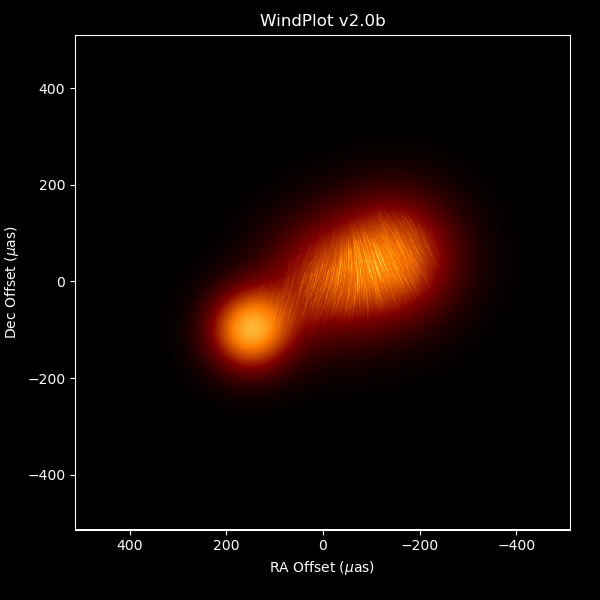

Python code for this plot:
# WIND PLOTTER FOR FULL-POLARIZATION IMAGES
# Copyright (c) Ivan Marti-Vidal - Universitat de Valencia (2019). 
#
# This program is free software; you can redistribute it and/or modify
# it under the terms of the GNU General Public License as published by
# the Free Software Foundation; either version 2 of the License, or
# (at your option) any later version.
#
# This program is distributed in the hope that it will be useful,
# but WITHOUT ANY WARRANTY; without even the implied warranty of
# MERCHANTABILITY or FITNESS FOR A PARTICULAR PURPOSE.  See the
# GNU General Public License for more details.
#
# You should have received a copy of the GNU General Public License
# along with this program; if not, see <http://www.gnu.org/licenses/>,
# or write to the Free Software Foundation, Inc., 
# 59 Temple Place, Suite 330, Boston, MA  02111-1307  USA
#
#
# Redistribution and use in source and binary forms, with or without
# modification, are permitted provided that the following conditions are
# met:
#
# a. Redistributions of source code must retain the above copyright
#    notice, this list of conditions and the following disclaimer.
# b. Redistributions in binary form must reproduce the above copyright
#    notice, this list of conditions and the following disclaimer in the
#    documentation and/or other materials provided with the
#    distribution.
# c. Neither the name of the author nor the names of contributors may 
#    be used to endorse or promote products derived from this software 
#    without specific prior written permission.
#
#
#THIS SOFTWARE IS PROVIDED BY THE COPYRIGHT HOLDERS AND CONTRIBUTORS
#"AS IS" AND ANY EXPRESS OR IMPLIED WARRANTIES, INCLUDING, BUT NOT
#LIMITED TO, THE IMPLIED WARRANTIES OF MERCHANTABILITY AND FITNESS FOR
#A PARTICULAR PURPOSE ARE DISCLAIMED. IN NO EVENT SHALL THE COPYRIGHT
#OWNER OR CONTRIBUTORS BE LIABLE FOR ANY DIRECT, INDIRECT, INCIDENTAL,
#SPECIAL, EXEMPLARY, OR CONSEQUENTIAL DAMAGES (INCLUDING, BUT NOT
#LIMITED TO, PROCUREMENT OF SUBSTITUTE GOODS OR SERVICES; LOSS OF USE,
#DATA, OR PROFITS; OR BUSINESS INTERRUPTION) HOWEVER CAUSED AND ON ANY
#THEORY OF LIABILITY, WHETHER IN CONTRACT, STRICT LIABILITY, OR TORT
#(INCLUDING NEGLIGENCE OR OTHERWISE) ARISING IN ANY WAY OUT OF THE USE
#OF THIS SOFTWARE, EVEN IF ADVISED OF THE POSSIBILITY OF SUCH DAMAGE.
#
## Version history:
##
## v1.0b - 15/08/2019 - Bonn. First version for M87* (2017 campaign).
##
## 2019-2021 - Intermediate versions (EHTC) not available 
##             (just parameter fine-tunning).
##
## v2.0b - 04/04/2024 - Valencia. pCoffeeBreak. 
##                      Turned the code into a Python function.
##                      Added example plot file.
##

from astropy.io import fits as pf
import matplotlib.pyplot as plt
import pylab as pl
import numpy as np
import sys
import pickle as pk
import gc



class WindPlot(object):
  """ Function that generates a 'wind plot' from images in Stokes I, Q and U."""



  def __init__(self,fits='', Ipow=1.0, Ppow = 1.0, nParticles = 10000, seed = 42, 
                 Icut = 0.001, Pcut = 0.025, zPadding = 8, 
                 zoom = 1.0):

## Lines for testing:
#if True:
#  fits = ['V_STK_0_POLSOLVE_STK_%s.fits'%stk for stk in ['I','Q','U','V']]
#  Ipow = 0.5; nParticles = 10000; nInteg = 200; zPadding = 8;
#  Ppow = 1.0; seed = 42; Icut = 0.001; Pcut = 0.05; windBeam = 2.0; 
#  zoom = 6.0; figTitle = 'WindPlot v2.0b'; useLatex = True
#  outFile = 'WindPlot.png'; angUnit = 'muas'

    """ Initializer method.

      Parameters
      ----------
      fits : str
        Name of full-polarization fits file. It can also be a list of fits 
        files. In such a case, it is assumed that each list element is a 
        fits file representing Stokes I, Q, and U (in that order) and all files
        share the same dimensions.
      Ipow : float
        The Stokes I color intensity will be scaled as I^(Ipow).
      Ppow : float
        The windlines contrast will be scaled as P^(Ppow).
      nParticles : int
        Number of wind particles (high values -> more crowded winds).
      seed : int
        Seed of the random number generator
      nInteg : int 
        Number of 'integration times' for the wind particles. 
        It affects the maximum length of the lines.
      Icut : float
        Cutoff factor for Stokes I, in units of the brightness peak.
      Pcut : float
        Cutoff factor for linear polarization, in units of polarization peak.
      zPadding : int
        The windplot needs a high pixel resolution. If the images have large
        pixels, zPadding will regrid the image with pixels zPadding times smaller,
        by using zero-padding interpolation in Fourier space.
        WARNING: Too large values may generate 'square-like' convolution artifacts. 
      zoom : float
        The zoom-in factor for the plot (i.e., the inner fraction of the image 
        that will be shown in the plot). If a list of floats is given, these will be
        taken as the image edges of the plot [RAmin,RAmax,Decmin,Decmax], in degrees.

    """

## UNITS:
    units = {'deg':1.0, 'rad':np.pi/180., 'arcsec':3600., 'as':3600., 'mas':3.6e6, 'muas':3.6e9}


####################################
# MAKE COPIES OF THE FUNCTION PARAMETERS, 
# FORCING THEIR TYPES:

# NUMBER OF PARTICLES:
    self.N = int(nParticles)

# PARAMETER TO SET THE CONTRAST:
    P_POW = float(Ppow)

# PARAMETER TO GAMMA-CORRECT STOKES I:
    I_POW = float(Ipow)

# SEED OF RANDOM-NUMBER GENERATOR:
    SEED = int(seed)


# BRIGHTNESS CUTOFF (IMAGE INTENSITY UNITS): 
    Cut = float(Icut)

# POLARIZED BRIGHTNESS CUTOFF (JY/BEAM):
    CutPol = float(Pcut)


# ZERO-PADDING INTERPOLATION FACTOR:
    zPad = int(zPadding)


# ZOOM-IN FACTOR TOWARD IMAGE CENTER:

    if type(float) is list:
      Zoom = [float(zi) for zi in zoom]
    else:
      Zoom = float(zoom)




# FITS IMAGES (ONE IMAGE PER STOKES PARAMETER; IN "I, Q, U" ORDER):
    if type(fits) is str:
      IM = str(fits) 
    elif type(fits) is list:
      IM = [str(fi) for fi in fits]
    else:
      raise Exception('Wrong FITS argument (should be string or list of strings).')




##################
# FUNCTION STARTS: #
##################


    np.random.seed(SEED)


#########################
# READ STOKES IQU:
    try:
      if type(fits) is str:
        aux = pf.open(IM)
      else:
        aux = pf.open(IM[0])
    except:
      raise Exception('Bad FITS file!')

## GET IMAGE DIMENSIONS/AXES:
    headerKeys = np.unique([k for k in aux[0].header.keys()])
    STOKES = -1; RA = -1; DEC= -1; FREQ = -1;
    for key in headerKeys:
      item = aux[0].header[key]
      if 'CTYPE' in key and type(item) is str:
        if item.startswith('STOKES'):
          STOKES = int(key[-1])
        if item.startswith('RA'):
          RA = int(key[-1])
        if item.startswith('DEC'):
          DEC = int(key[-1])
        if item.startswith('FREQ'):
          FREQ = int(key[-1])

# Read the image:
    IMGORIG = np.copy(aux[0].data)
    NDIM = len(np.shape(IMGORIG))
## We get the first freq channel:  
    if FREQ>0:
      IMG = IMGORIG.take(axis=NDIM-FREQ,indices=0)
## We get first stokes:
    if STOKES>0:
      if STOKES>FREQ:
        STid = NDIM-STOKES
      else:
        STid = NDIM-STOKES-1
      if RA<DEC:
        I = np.copy(IMG.take(axis=STid,indices=0))
      else:
        I = np.copy(IMG.take(axis=STid,indices=0).transpose())



# CELL SIZE IN DESIRED UNITS:
    cUnit = aux[0].header['CUNIT%i'%RA]

# REFERENCE PIXELS AND VALUES:
    self.RAp0 = int(aux[0].header['CRPIX%i'%RA])
    self.DECp0 = int(aux[0].header['CRPIX%i'%DEC])
    self.RA0 = float(aux[0].header['CRVAL%i'%RA])/units[cUnit]*units['deg']
    self.DEC0 = float(aux[0].header['CRVAL%i'%DEC])/units[cUnit]*units['deg']
    self.dRA = float(aux[0].header['CDELT%i'%RA])/units[cUnit]*units['deg']
    self.dDEC = float(aux[0].header['CDELT%i'%DEC])/units[cUnit]*units['deg']
    aux.close()


## GET IMAGES IN THE OTHER STOKES PARAMETERS:
    if type(fits) is str:
      if STOKES <0 or np.shape(IMGORIG)[NDIM-STOKES]==1:
        raise Exception('ERROR! Fits file does not have polarization info!')
      else:
        if RA<DEC:
          QU = [np.copy(IMG.take(axis=STid,indices=1)),np.copy(IMG.take(axis=STid,indices=2))]
        else:
          QU = [np.copy(IMG.take(axis=STid,indices=1).transpose()),np.copy(IMG.take(axis=STid,indices=2).transpose())]
    else:
      QU = []
      for stk in [1,2]:
        aux = pf.open(IM[stk])
# Read the image:
        IMGORIG = np.copy(aux[0].data)
## We get the first freq channel:  
        if FREQ>0:
          IMG = IMGORIG.take(axis=NDIM-FREQ,indices=0)
## We get the other stokes from the other images:
        if STOKES>0:
          if STOKES>FREQ:
            STid = NDIM-STOKES
          else:
            STid = NDIM-STOKES-1
          if RA<DEC:
            QU.append(np.copy(IMG.take(axis=STid,indices=0)))
          else:
            QU.append(np.copy(IMG.take(axis=STid,indices=0).transpose()))
        aux.close()


###################
# Image arrays:
    Q,U = QU

# The number of rows and columns should be even:
    Nx,Ny = np.shape(I)
    ChangeIt = False
    if Nx%2: 
      Nx += 1; ChangeIt = True
    if Ny%2: 
      Ny += 1; ChangeIt = True
    Iarr = np.zeros((Nx,Ny),dtype=np.float32)
    Qarr = np.zeros((Nx,Ny),dtype=np.float32)
    Uarr = np.zeros((Nx,Ny),dtype=np.float32)
    if ChangeIt:
      Iarr[:Nx-1,:Ny-1] = I
      Qarr[:Nx-1,:Ny-1] = Q
      Uarr[:Nx-1,:Ny-1] = U
    else:
      Iarr[:,:] = I
      Qarr[:,:] = Q
      Uarr[:,:] = U
#####################



    BAD_I = np.isnan(Iarr)
    BAD_POL = np.logical_or(np.isnan(Qarr),np.isnan(Uarr),np.isnan(Iarr))
    Iarr[BAD_I] = 0.0
    Qarr[BAD_POL] = 0.0
    Uarr[BAD_POL] = 0.0  


    print('\nApplying zero-padding interpolation\n')

#################################
# Zero-padding interpolation:

    NxL = int(Nx*zPad); NyL = int(Ny*zPad)

# Set z-padded Fourier transform:
    ILFou = np.zeros((NxL,NyL),dtype=np.complex64)


# Stokes I interpolation:
    Ifou = np.fft.fft2(Iarr)
    ILFou[0:Nx//2, 0:Ny//2] = Ifou[0:Nx//2, 0:Ny//2]
    ILFou[NxL-Nx//2:NxL, NyL-Ny//2:NyL] = Ifou[Nx//2:Nx, Ny//2:Ny]
    ILFou[0:Nx//2, NyL-Ny//2:NyL] = Ifou[0:Nx//2, Ny//2:Ny]
    ILFou[NxL-Nx//2:NxL, 0:Ny//2] = Ifou[Nx//2:Nx, 0:Ny//2]
    I = np.fft.ifft2(ILFou).real

# Stokes Q interpolation:
    Ifou[:] = np.fft.fft2(Qarr)
    ILFou[:] = 0.0
    ILFou[0:Nx//2, 0:Ny//2] = Ifou[0:Nx//2, 0:Ny//2]
    ILFou[NxL-Nx//2:NxL, NyL-Ny//2:NyL] = Ifou[Nx//2:Nx, Ny//2:Ny]
    ILFou[0:Nx//2, NyL-Ny//2:NyL] = Ifou[0:Nx//2, Ny//2:Ny]
    ILFou[NxL-Nx//2:NxL, 0:Ny//2] = Ifou[Nx//2:Nx, 0:Ny//2]
    Q = np.fft.ifft2(ILFou).real

# Stokes U interpolation:
    Ifou = np.fft.fft2(Uarr)
    ILFou[:] = 0.0
    ILFou[0:Nx//2, 0:Ny//2] = Ifou[0:Nx//2, 0:Ny//2]
    ILFou[NxL-Nx//2:NxL, NyL-Ny//2:NyL] = Ifou[Nx//2:Nx, Ny//2:Ny]
    ILFou[0:Nx//2, NyL-Ny//2:NyL] = Ifou[0:Nx//2, Ny//2:Ny]
    ILFou[NxL-Nx//2:NxL, 0:Ny//2] = Ifou[Nx//2:Nx, 0:Ny//2]
    U = np.fft.ifft2(ILFou).real


    del Ifou, ILFou, Iarr, Qarr, Uarr, IMG, IMGORIG, BAD_I, BAD_POL
    gc.collect()

# Set image window to process:
    if type(Zoom) is list:
      self.imin = ((Zoom[0]-self.RA0)/self.dRA + self.RAp0)*zPad
      self.imax = ((Zoom[1]-self.RA0)/self.dRA + self.RAp0)*zPad
      self.jmin = ((Zoom[2]-self.DEC0)/self.dDEC + self.DECp0)*zPad
      self.jmax = ((Zoom[3]-self.DEC0)/self.dDEC + self.DECp0)*zPad
    else:
      st = int(NxL/Zoom)
      self.imin = (NxL-st)//2
      self.imax = (NxL+st)//2
      self.jmin = (NyL-st)//2
      self.jmax = (NyL+st)//2

    if self.imin>self.imax:
      self.imin,self.imax = self.imax,self.imin
    if self.jmin>self.jmax:
      self.jmin,self.jmax = self.jmax,self.jmin

# Ensure that the plot is well within the image's coverage:
    if self.jmin<0:
      self.jmin = 0
    if self.jmax>=NyL:
      self.jmax = NyL-1

    if self.imin<0:
      self.imin = 0
    if self.imax>=NxL:
      self.imax = NxL-1

      
## Compute I mask and apply gamma correction:
    I /= np.max(I)
    self.Mask = (I > Cut)
    self.IPlot = np.copy(I)
    self.IPlot -= Cut
    self.IPlot[self.IPlot<0.0] = 0.0
    self.IPlot[:] = np.power(self.IPlot,I_POW)


# (NORMALIZED) POLARIZED BRIGHTNESS:
    self.P = np.sqrt(Q**2. + U**2.)
    Pmax = np.max(self.P)

# CUTOFF (wind contrast will be set to zero below CutPol):
    self.P -= CutPol*Pmax
    self.P[self.P<0.0] = 0.0
    self.P /= np.max(self.P)
    self.P[:] = np.power(self.P,P_POW)


#########
# EVPA FIELD (FORCE POSITIVE):
    EVPA = np.arctan2(U,Q)/2.
    EVPA[EVPA<0.0] += np.pi

# CONNECT EVPAS FROM NEIGHBORING PIXELS:

    print('\nConnecting EVPAs\n')
    for i in range(self.imin,self.imax):
      for j in range(self.jmin,self.jmax):
        if self.Mask[i,j] and self.Mask[i+1,j]: 
          if (EVPA[i,j]-EVPA[i+1,j])>np.pi/2.:
            EVPA[i+1:,j] += np.pi
          elif (EVPA[i,j]-EVPA[i+1,j])<-np.pi/2.:
            EVPA[i+1:,j] -= np.pi



# PROJECTION ON X AND Y AXES:
    self.Cs = np.cos(EVPA)
    self.Ss = np.sin(EVPA)
#########

    del I, Q, U, QU
    gc.collect()




 
# INITIAL COORDINATES FOR PARTICLES:

# AS INTEGERS:
    self.X0 = np.floor(np.random.random(self.N)*(self.imax-self.imin)+self.imin).astype(np.int32)
    self.Y0 = np.floor(np.random.random(self.N)*(self.jmax-self.jmin)+self.jmin).astype(np.int32)

# AS FLOATS (FOR PRECISE INTEGRATION):
    self.X1 = np.copy(self.X0).astype(np.float64)
    self.Y1 = np.copy(self.Y0).astype(np.float64)

    self.X0m = np.copy(self.X0)
    self.Y0m = np.copy(self.Y0)

    self.X1m = np.copy(self.X0).astype(np.float64)
    self.Y1m = np.copy(self.Y0).astype(np.float64)


####################################
# INITIAL VELOCITIES FOR EACH PARTICLE.
# TAKEN FROM THE EVPAs (IN BOTH SENSES):

    self.Vxa = np.zeros(self.N)
    self.Vya = np.zeros(self.N)

    self.Vxam = np.zeros(self.N)
    self.Vyam = np.zeros(self.N)
    for i in range(self.N):
      self.Vxa[i] = self.Ss[self.X0[i],self.Y0[i]]
      self.Vya[i] = self.Cs[self.X0[i],self.Y0[i]]
      self.Vxam[i] = -self.Ss[self.X0[i],self.Y0[i]]
      self.Vyam[i] = -self.Cs[self.X0[i],self.Y0[i]]
####################################


# IMAGE WHERE THE WIND LINES WILL BE DRAWN:
    self.Wind = np.zeros((NxL,NyL),dtype=np.float32)
    self.changed = np.zeros(self.N,dtype=bool)
    self.changedm = np.zeros(self.N,dtype=bool)
    self.Vfa = np.zeros(self.N)
    self.Vfam = np.zeros(self.N)

    self.NxL = NxL
    self.NyL = NyL
    self.zPad = zPad

    self.units = units


  def makeWindLines(self,nTimes):
    """ Method to integrate the wind lines.

        Parameters
        ----------
        nTimes : int
        Number of integration steps. Larger values make longer lines.

        Returns : bool
    """

    nT = int(nTimes)

    print('\n Integrating wind lines.\n')
    for k in range(nT):
      sys.stdout.write('\r Step %04i of %04i'%(k,nT))
      sys.stdout.flush()
      for i in range(self.N):
        self._applyStep(i)
      self.Wind[self.X0[self.changed],self.Y0[self.changed]] += self.Vfa[self.changed]
      self.Wind[self.X0m[self.changedm],self.Y0m[self.changedm]] += self.Vfam[self.changedm]


    return True





######################
## MAKE FIGURE!

  def plotImage(self,windBeam = 2.0, figTitle = 'WindPlot v2.0b', 
         useLatex = True, outFile = 'WindPlot.png', angUnit = 'arcsec'):

    """ Method to generate the figure.

        Parameters
        ----------
        windBeam : float
           Size of convolving Gaussian (in pixel units) for the wind lines.
        figTitle : str
           Title to be written at the top of the windplot figure.
        useLatex : bool
           If LaTeX fonts are available to Python, use them (make a publication-ready plot).
        outFile : str
           Name (with extension) of the output figure file.
        angUnit : str
           Units for the sky coordinates (can be 'rad','deg','arcsec','as','mas', or 'muas').


        Returns : matplotlib subplot instance.

    """


# WIDTH OF CONVOLVING GAUSSIAN FOR TRAJECTORY MASK:
    GG = float(windBeam)

# FIGURE TITLE:
    Title = str(figTitle)

# USE LATEX FONTS?
    NICE_FONTS = bool(useLatex)

# UNITS FOR IMAGE AXES:
    unit = str(angUnit)

# FILENAME FOR FIGURE:
    outname = outFile


# CONVOLVE THE WIND MASK WITH A GAUSSIAN (i.e., BLUR THE WIND):
    print('\n\nConvolving wind with blurring Gaussian.\n')
    XX = np.linspace(-self.NxL/2.,self.NxL/2.,self.NxL)**2.
    YY = np.ones(self.NyL)
    RR = np.outer(XX,YY) + np.outer(YY,XX)

    Gx = np.fft.ifftshift(np.fft.ifft2(np.fft.fft2(np.exp(-RR/(2.*GG**2.)))*np.fft.fft2(self.Wind)).real)

    del XX,YY,RR
    gc.collect()


    Gx /= np.max(Gx)



# EXTENT OF IMAGE:

    RAs = [(-self.RAp0*self.dRA)/self.units['deg']*self.units[unit], ((self.NxL/self.zPad-self.RAp0)*self.dRA)/self.units['deg']*self.units[unit]]
    DECs = [(-self.DECp0*self.dDEC)/self.units['deg']*self.units[unit], ((self.NyL/self.zPad-self.DECp0)*self.dDEC)/self.units['deg']*self.units[unit]]

# PLOT IMAGE FIGURE:
    fig = pl.figure(figsize=(6,6))
    sub = fig.add_subplot(111)
    fig.subplots_adjust(right=0.95,top=0.95)

    Extent1 = (RAs[0]+self.imin/self.NxL*(RAs[1]-RAs[0]), RAs[0]+self.imax/self.NxL*(RAs[1]-RAs[0]))
    Extent2 = (DECs[0]+self.jmin/self.NyL*(DECs[1]-DECs[0]), DECs[0]+self.jmax/self.NyL*(DECs[1]-DECs[0]))

#    pli = sub.imshow(((Gx+1.0)*self.IPlot[self.imin:self.imax,self.jmin:self.jmax]),origin='lower',cmap='afmhot', extent=(Extent1[0],Extent1[1],Extent2[0],Extent2[1]))

    pli = sub.imshow(((Gx+1.0)*self.IPlot),origin='lower',cmap='afmhot', extent=(RAs[0],RAs[1],DECs[0],DECs[1]))

    if unit=='muas':
      unitLabel = r'$\mu$as'
    else:
      unitLabel = unit

    pl.xlabel(r'RA Offset (%s)'%unitLabel)
    pl.ylabel(r'Dec Offset (%s)'%unitLabel)

    sub.set_xlim((Extent1[0],Extent1[1]))
    sub.set_ylim((Extent2[0],Extent2[1]))


# FINE-TUNE THE FIGURE:
    sub.spines['bottom'].set_color('w')
    sub.spines['top'].set_color('w') 
    sub.spines['right'].set_color('w')
    sub.spines['left'].set_color('w')
    sub.tick_params(axis='x', colors='w')
    sub.tick_params(axis='y', colors='w')
    sub.yaxis.label.set_color('w')
    sub.xaxis.label.set_color('w')
    fig.patch.set_facecolor('k')

    sub.set_title(Title)
    sub.title.set_color('w')

# SAVE IT!
    plt.savefig(outname,facecolor='black')

    return sub





  def _applyStep(self,j):

      """ Method that applies one integration step over line j."""

   # ONLY INTEGRATE PARTICLES THAT ARE STILL WITHIN THE MASK:
      if self.X0[j] > self.imin and self.Y0[j]>self.jmin and self.X0[j]<self.imax and self.Y0[j]<self.jmax and self.Mask[self.X0[j],self.Y0[j]]:

     # SET VELOCITY IN X AND Y AXES:
        Vx = self.Cs[self.X0[j],self.Y0[j]]
        Vy = self.Ss[self.X0[j],self.Y0[j]]

     # Modulus will be normalized to 1 pixel:
        dt = 1./np.sqrt(Vx*Vx+Vy*Vy)

     # LINE CONTRAST WILL DEPEND ON POLARIZED BRIGHTNESS:
        Vf = self.P[self.X0[j],self.Y0[j]]

     # CORRECT FOR THE 180 DEG. AMBIGUITY IN EVPA:
        if np.abs(Vx-self.Vxa[j])>0.5:
          Vx *= -1.0; Vy *= -1.0
     # CORRECT AGAIN (SILLY, AIN'T?)
        if np.abs(Vy-self.Vya[j])>0.5:
          Vy *= -1.0; Vx *= -1.0

     # UPDATE THE VELOCITY:
        self.Vxa[j] = Vx
        self.Vya[j] = Vy

     # INTEGRATE THE TRAJECTORY:
        dX = Vx*dt ; dY = Vy*dt
        self.X1[j] -= dX
        self.Y1[j] += dY

     # FIGURE OUT CURRENT PIXEL:
        X0a = int(self.X0[j]); Y0a = int(self.Y0[j])
        self.X0[j] = int(round(self.X1[j]))
        self.Y0[j] = int(round(self.Y1[j]))

     # UPDATE WIND MASK:
        self.changed[j] = (self.Y0[j] != Y0a) or (self.X0[j] != X0a)
        self.Vfa[j] = Vf
 
   # REPEAT THE SAME STEPS, BUT TOWARD THE OPPOSITE DIRECTION:
      if self.X0m[j] > self.imin and self.Y0m[j]>self.jmin and self.X0m[j]<self.imax and self.Y0m[j]<self.jmax and self.Mask[self.X0m[j],self.Y0m[j]]:
        Vx = -self.Cs[self.X0m[j],self.Y0m[j]]
        Vy = -self.Ss[self.X0m[j],self.Y0m[j]]

        Vf = self.P[self.X0m[j],self.Y0m[j]]

        dt = 1./np.sqrt(Vx*Vx+Vy*Vy)

        if np.abs(Vx-self.Vxam[j])>0.5:
          Vx *= -1.0; Vy *= -1.0
        if np.abs(Vy-self.Vyam[j])>0.5:
          Vy *= -1.0; Vx *= -1.0

        self.Vxam[j] = Vx
        self.Vyam[j] = Vy
        dX = Vx*dt ; dY = Vy*dt
        self.X1m[j] -= dX
        self.Y1m[j] += dY
        X0a = int(self.X0m[j]); Y0a = int(self.Y0m[j])
        self.X0m[j] = int(round(self.X1m[j]))
        self.Y0m[j] = int(round(self.Y1m[j]))
        self.changedm[j] = (self.Y0m[j] != Y0a) or (self.X0m[j] != X0a)
        self.Vfam[j] = Vf
















